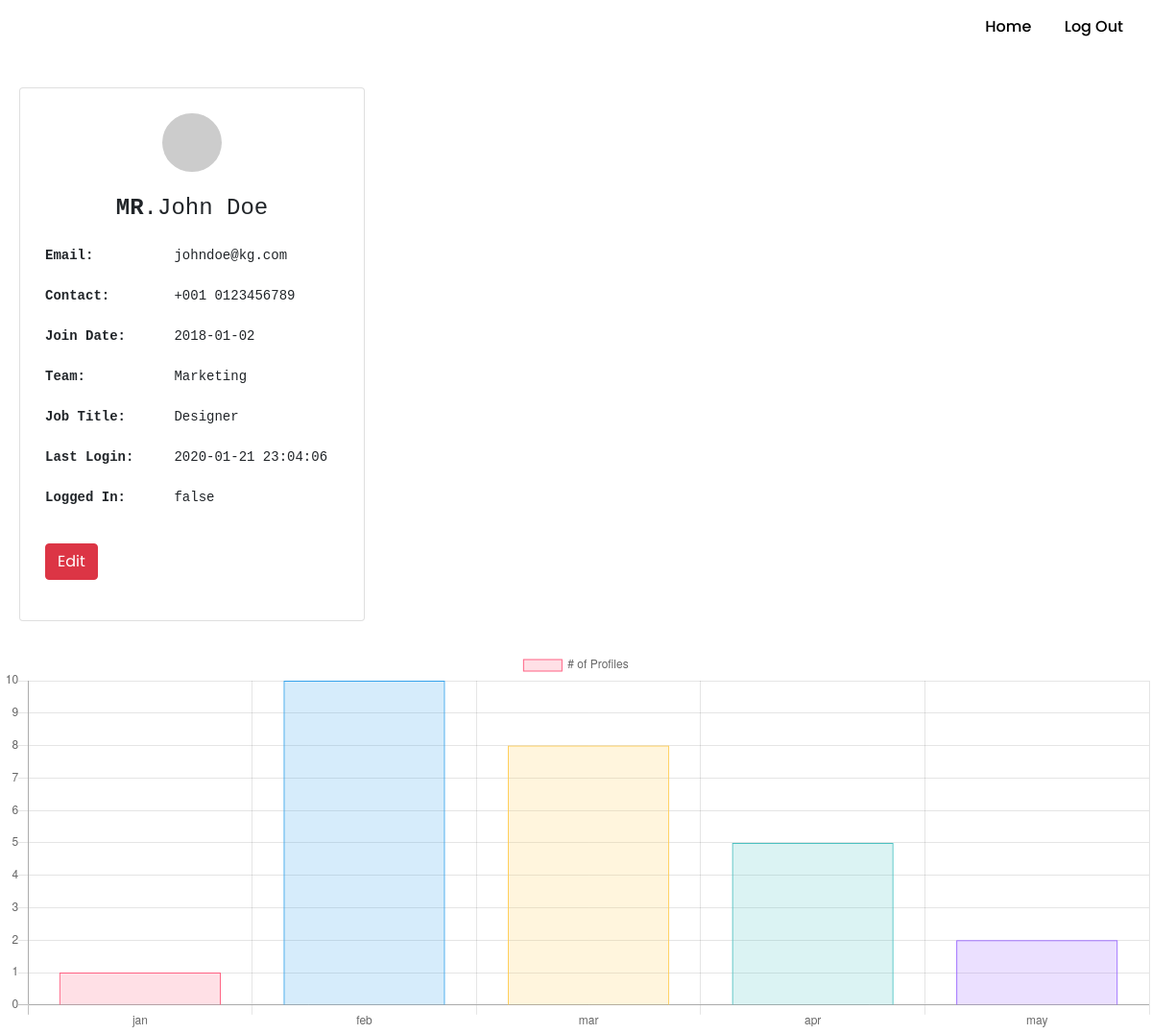
Page /profileview/1 (signed in) on the committed database.
### profiles/models.py (models this page shows, shortened)
class Employee(models.Model):
	first		= models.CharField(max_length=30)
	last 		= models.CharField(max_length=30)
	short 		= models.CharField(max_length=30)
	title 		= models.CharField(max_length=30)
	email 		= models.EmailField(max_length=40)
	contact 	= models.CharField(max_length=10)
	contact_ext = models.CharField(max_length=5)
	join_date 	= models.CharField(max_length=30)
	large 		= models.CharField(max_length=300)
	medium 		= models.CharField(max_length=300)
	thumbnail 	= models.CharField(max_length=300)
	team 		= models.CharField(max_length=30)
	job_title 	= models.CharField(max_length=30)
	last_login 	= models.CharField(max_length=30)
	loggedIn 	= models.CharField(max_length=30)
	viewers = models.IntegerField(null=True,blank=True)

### profiles/views.py (the view)
# urls.py: path('profileview/<str:i>',profileview, name='profileview'),
def profileview(request,i):
	if request.user.is_superuser:
		if request.method == 'POST' :
			form_emp = CreateEmployee(request.POST)
			if form_emp.is_valid():
				form_detail = Employee.objects.get(email=i)
				form_detail.first = request.POST.get('first')
				form_detail.last = request.POST.get('last')
				form_detail.short = request.POST.get('short')
				form_detail.title = request.POST.get('title')
				form_detail.email = request.POST.get('email')
				form_detail.contact = request.POST.get('contact')
				form_detail.contact_ext = request.POST.get('contact_ext')
				form_detail.team = request.POST.get('team')
				form_detail.job_title = request.POST.get('job_title')
				form_detail.save()
				rusk = 'success'
				print(form_emp)
			else:
				print('error')
				rusk = 'error'
			return render (request,'profiles/home.html',{'rs':rusk})
		else:
			if '@' not in i:
				rusk = ''
				user_detail = Employee.objects.get(id=i)
				user_detail.viewers += 1
				user_detail.save()
			else:
				rusk = 'edit'
				user_detail = Employee.objects.get(email=i)
		print("Waste")
		label, data = ['jan','feb','mar','apr','may'], [1,10,8,5,2]
		return render (request,'profiles/pro_view.html',{'us':user_detail,'rs':rusk,'label':label,'data':data})
	else:
		return redirect('login')

### profiles/templates/profiles/pro_view.html (shortened to what this page needs)
{% extends 'base.html' %}
{% block content %}
{% if 'edit' not in rs %}
	<div class="column">
 		   <div class="card">
  				<img style="border-radius: 50%;  display: block;margin-left: auto;margin-right: auto; width: 20%;" src="{{us.large}}" width="100px;"><br>
				<pre style="text-align: center;"><h4><b>{{us.title}}</b>.{{us.first}} {{us.last}}</h4></pre>
				<pre><b>Email:</b>		{{us.email}}
					<br><b>Contact:</b> 	{{us.contact_ext}} {{us.contact}}
					<br><b>Join Date:</b>	{{us.join_date}}
					<br><b>Team:</b>		{{us.team}}
					<br><b>Job Title:</b>	{{us.job_title}}
					<br><b>Last Login:</b> 	{{us.last_login}}
					<br><b>Logged In:</b> 	{{us.loggedIn}}
				</pre>
				<pre><a href="{% url 'profileview' us.email %}" class="btn btn-small btn-danger">Edit</a></pre>
		</div>
	</div>
<canvas id="myChart" width="60" height="20"></canvas>
<script>
var lab = {{ label|safe }};
var dat = {{ data|safe }};
var ctx = document.getElementById('myChart').getContext('2d');
var myChart = new Chart(ctx, {
    type: 'bar',
    data: {
        labels: lab,
        datasets: [{
            label: '# of Profiles',
            data: dat,
            backgroundColor: [
                'rgba(255, 99, 132, 0.2)',
                'rgba(54, 162, 235, 0.2)',
                'rgba(255, 206, 86, 0.2)',
                'rgba(75, 192, 192, 0.2)',
                'rgba(153, 102, 255, 0.2)',
                'rgba(255, 159, 64, 0.2)',
                'rgba(255, 99, 132, 0.2)',
                'rgba(54, 162, 235, 0.2)',
                'rgba(255, 206, 86, 0.2)',
                'rgba(75, 192, 192, 0.2)',
                'rgba(153, 102, 255, 0.2)',
                'rgba(255, 159, 64, 0.2)'
            ],
            borderColor: [
                'rgba(255, 99, 132, 1)',
                'rgba(54, 162, 235, 1)',
                'rgba(255, 206, 86, 1)',
                'rgba(75, 192, 192, 1)',
                'rgba(153, 102, 255, 1)',
                'rgba(255, 159, 64, 1)',
                'rgba(255, 99, 132, 1)',
                'rgba(54, 162, 235, 1)',
                'rgba(255, 206, 86, 1)',
                'rgba(75, 192, 192, 1)',
                'rgba(153, 102, 255, 1)',
                'rgba(255, 159, 64, 1)'
            ],
            borderWidth: 1
        }]
    },
    options: {
        scales: {
            yAxes: [{
                ticks: {
                    beginAtZero: true
                }
            }]
        }
    }
});
</script>
{% elif rs == 'error' %}
<div class="alert alert-danger" role="alert">
  Sorry time out/form is incorrect <a href="{% url 'home' %}" class="alert-link">Try again</a>. Give it a click if you like.
</div>
{% elif rs == 'success' %}
<div class="alert alert-success" role="alert">
  Your form is submited <a href="{% url 'home' %}" class="alert-link">link</a>. Give it a click if you like.
</div>
{% endif %}
{% endblock content %}

### profiles/templates/profiles/pro_view.html (style rules this page uses)
.column { float: center; margin-top: 20px; margin-left: 20px; width: 30%; padding: 10 0px; }
.card { padding: 26px; text-align: left; background-color: #fff; margin-bottom: 30px; }

### rows in the picture
Employee: title "MR", first "John", last "Doe", email "johndoe@kg.com…", contact_ext "+001", contact "0123456789…", join_date "2018-01-02…", team "Marketing…", job_title "Designer…", last_login "2020-01-21 23:04:06…", loggedIn "false"

### other values in the picture
chart data {{ data|safe }} [1, 10, 8, 5, 2]
